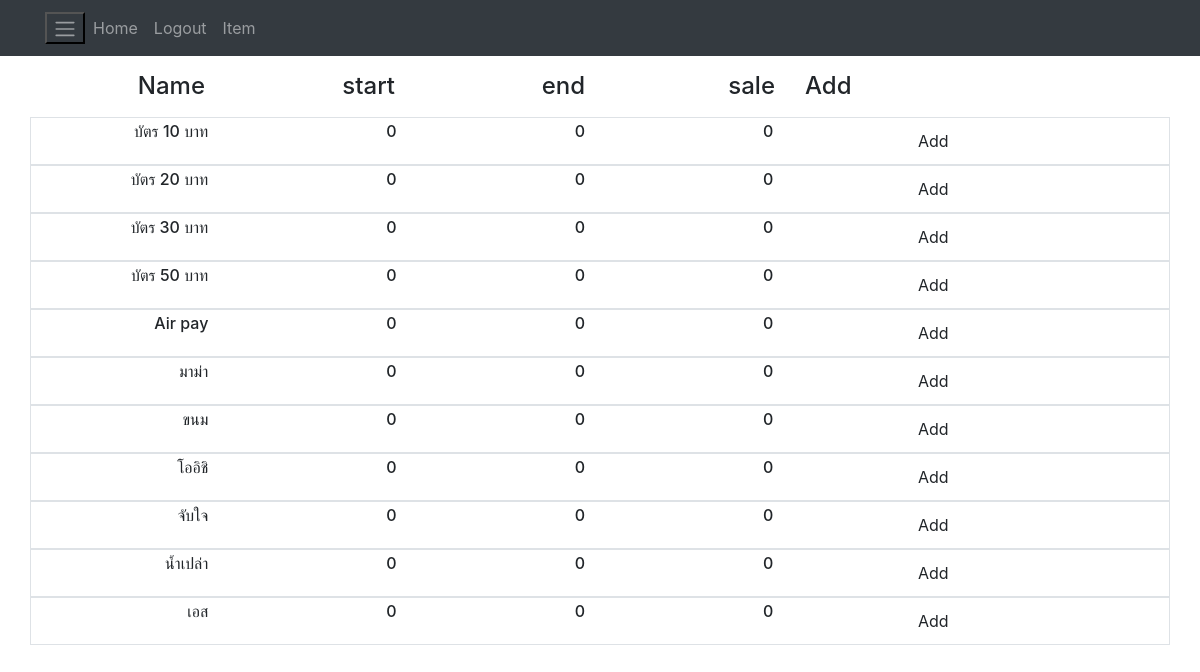
/store/wahkorboy/store/sale/index (signed in), run on the app's committed database.
### stock/models.py (models this page shows, shortened)
class User(AbstractBaseUser):
    email = models.EmailField(max_length=255, unique=True)
    full_name = models.CharField(max_length=255, blank=True, null=True)
    url = models.SlugField(unique=True, verbose_name='URL')
    active = models.BooleanField(default=True)   # can login
    staff = models.BooleanField(default=False)
    admin = models.BooleanField(default=False)
    timestamp = models.DateTimeField(auto_now=True)
    confirm = models.BooleanField(default=False)
    confirm_date = models.DateTimeField(null=True)
    under_worker = models.PositiveIntegerField(default=2)   # number for worker under user
    USERNAME_FIELD = 'email'
    REQUIRED_FIELDS = []  # ['full_name']   # python manage.py createsuperuser
    objects = UserManager()

class Item(models.Model):
    objects: models.manager
    user = models.ForeignKey(User,on_delete=models.CASCADE)
    name = models.CharField(max_length=200)
    price = models.PositiveIntegerField()
    type = models.PositiveSmallIntegerField(choices=[(1, 'Non Stock'), (2, 'Air pay'), (3, 'Stock')])
    is_active = models.PositiveSmallIntegerField(default=1,
                                                 choices=[(0, 'inactive'), (1, 'active')],)
    user_access = models.PositiveSmallIntegerField(default=1)

### stock/data2view/store/sale/views.py (the view)
# urls.py: path('', indexview.IndexView, name='index'),
def IndexView(request,url):
    if not action.is_worker_genius(request,url):
        return redirect('stock:index_store',url = request.session['url'])
    content = {}
    worker = queries.get_worker(url, username=request.session['worker'])
    items = Item.objects.filter(
        user=worker.supervisor )
    form_list=[]
    if items.exists():
        content['items'] = items
        for item in items:
            form_list.append(salelist(request,item,url))
        content['forms'] = form_list
    else:
        content['message']   = 'you donot have any item'
    return render(request, 'stock/store/sale/index.html',content)

### stock/data2view/store/sale/views.py (called while the page is built)
def salelist(request,item,url):
    first=0
    now=0
    sale=0
    worker =queries.get_worker(url,request.session['worker'])
    sale_1 = Sale.objects.filter(
                item=item,
                create_worker=worker.username,
                create_time__lt=worker.date_log
                )
    sale_2 = Sale.objects.filter(
                item=item,
                create_worker=worker.username,
                create_time__lt=timezone.now()
                )
    if sale_1.exists():
        first=  sale_1.aggregate(Sum('volume'))['volume__sum']
    if sale_2.exists():
        now=  sale_2.aggregate(Sum('volume'))['volume__sum']
    sale=now-first
    return {
        'name':item.name,
        'first':first,
        'now':now,
        'sale':sale
    }

### stock/data2view/user/action.py (called while the page is built)
def is_worker_genius(request,url,access_level=False):
    if 'worker' not in request.session:
        return False
    if not queries.is_worker_exists(url,username=request.session['worker']):
        return False
    worker = queries.get_worker(url,username=request.session['worker'])
    if access_level is not False:
        if worker.access_level > access_level:
            return False
    return worker.track == request.session['track']

### stock/data2view/user/queries.py (called while the page is built, shortened)
def is_url_exists(url):
    query = User.objects.filter(url=url)
    if query.exists():
        return True
    else:
        return False

def get_user(url):
    return User.objects.get(url=url)

def is_worker_exists(url, username=False, pk=False):
    if not is_url_exists(url):
        return False
    if username is not False:
        query = Worker.objects.filter(
            supervisor=get_user(url),
            username=username
        )
        if query.exists():
            return True
    return False

def get_worker(url, username=False, pk=False):
    if pk is False:
        return Worker.objects.get(
            supervisor=get_user(url),
            username=username
        )
    if username is False:
        return Worker.objects.get(
            supervisor=get_user(url),
            pk=pk
        )

### stock/templates/stock/store/sale/index.html (shortened to what this page needs)
{% extends 'stock/layout/layout.html' %}
{% block content %}
{% load static %}
{% if forms %}
        <div class="row mt-3 mb-2">
            <div class="col-3 col-md-2">
                <h4 class="text-right">Name</h4>
            </div>
            <div class="col-2">
                <h4 class="text-right">start</h4>
            </div>
            <div class="col-2">
                <h4 class="text-right">end</h4>
            </div>
            <div class="col-2">
                <h4 class="text-right">sale</h4>
            </div>
            <div class="col-2">
                <h4>Add</h4>
            </div>
        </div>
    {% for form in forms %}
        <div class="row border p-1">
              <div class="col-3 col-md-2">
                <h6 class="text-right">{{form.name}}</h6>
              </div>
              <div class="col-2">
                  <h6 class="text-right" id="first_{{forloop.counter}}">{{form.first}}</h6>
              </div>
              <div class="col-2">
                  <h6 class="text-right" id="now_{{forloop.counter}}">{{form.now}}</h6>
              </div>
              <div class="col-2">
                  <h6 class="text-right" id="sale_{{forloop.counter}}">{{form.sale}}</h6>
              </div>
              <div class="col-2">
                  <button class="btn float-right acbtn" name="{{form.name}}" id="{{forloop.counter}}">Add</button>
              </div>
        </div>
    {% endfor %}
{% endif %}
{% endblock content %}

### data on the page
User: name "บัตร 10 บาท", first "0", now "0", sale "0", name "บัตร 20 บาท", name "บัตร 30 บาท", name "บัตร 50 บาท", name "Air pay", name "มาม่า", name "ขนม", name "โออิชิ", name "จับใจ", name "น้ำเปล่า", name "เอส"
